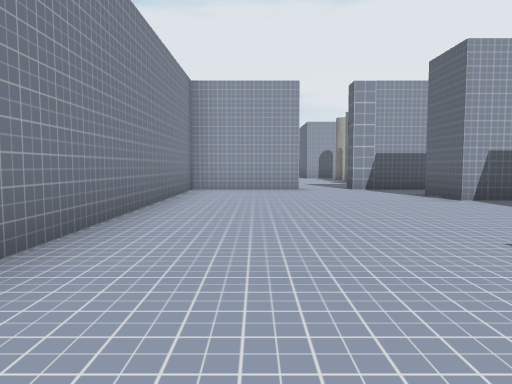
view 1 (above)

16 first-person views from a walk through a 3-D level made in the Unity game engine. The camera is 1.4 m above the floor, tilts 4° down and sees 70° across. The floor is counted in squares, 2.59 m on a side. Each view is taken from the middle of a square. On the plan, view 1 faces up. The plan holds only what a view shows up to about 10 squares ahead; the rest is blank. The place goes on beyond the plan. The player is left out. Some surface patterns are stand-ins.

view 2
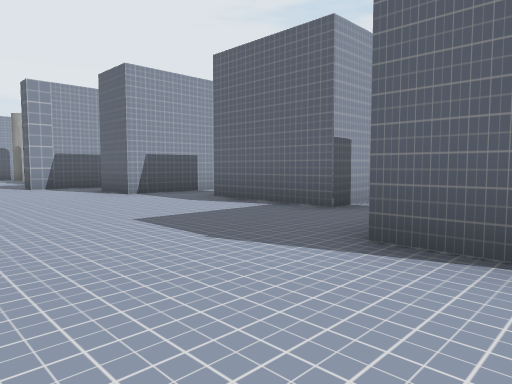

view 3
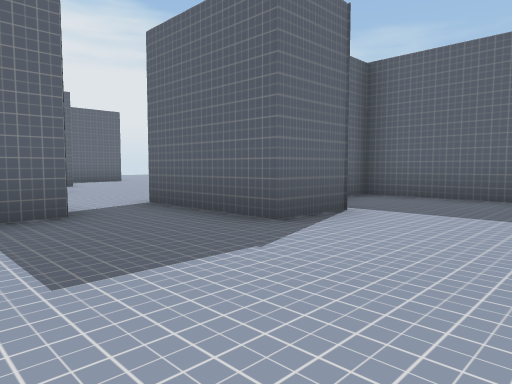

view 4
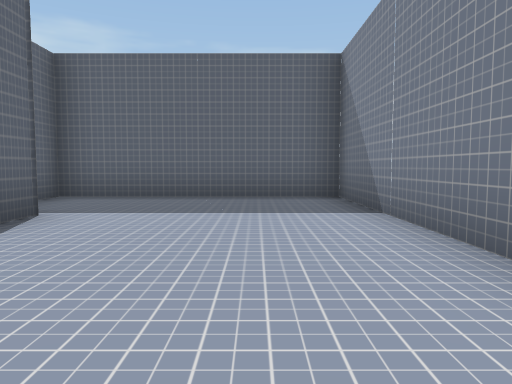

view 5
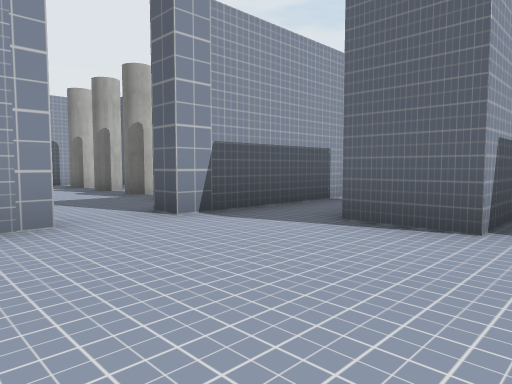

view 6
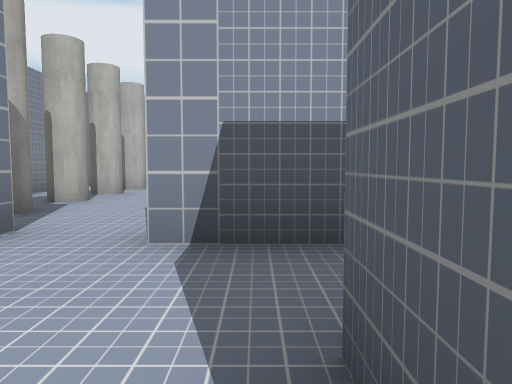

view 7
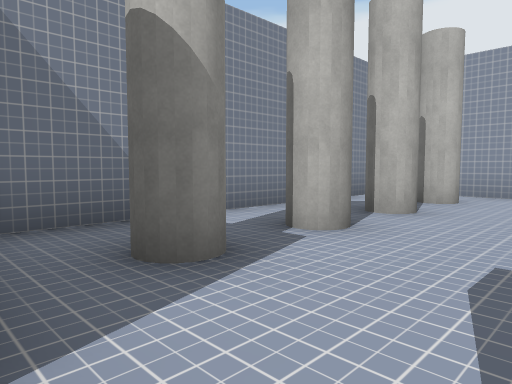

view 8
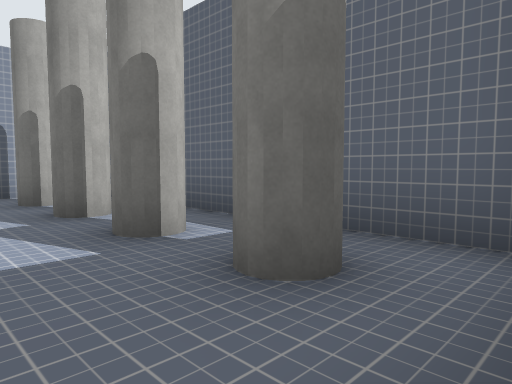

view 9
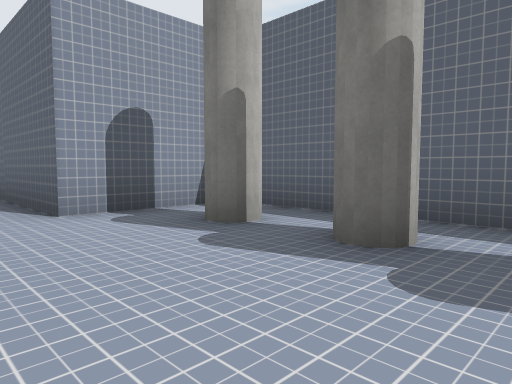

view 10
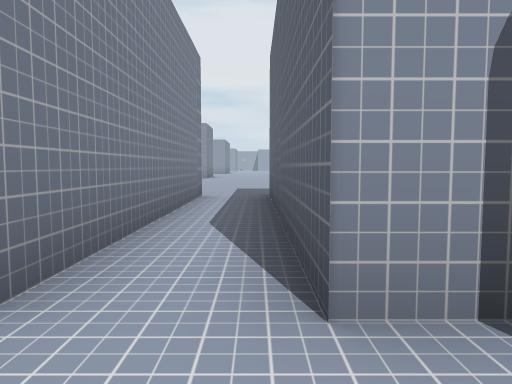

view 11
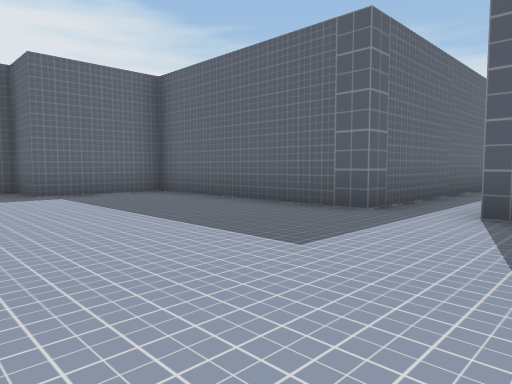

view 12
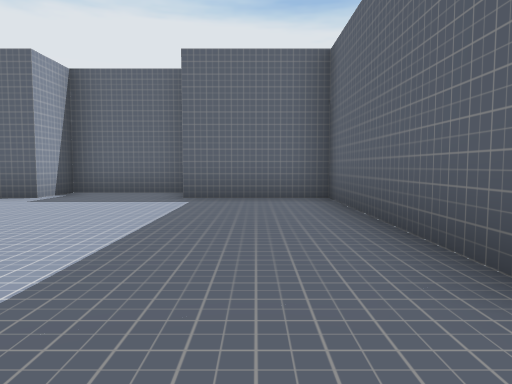

view 13
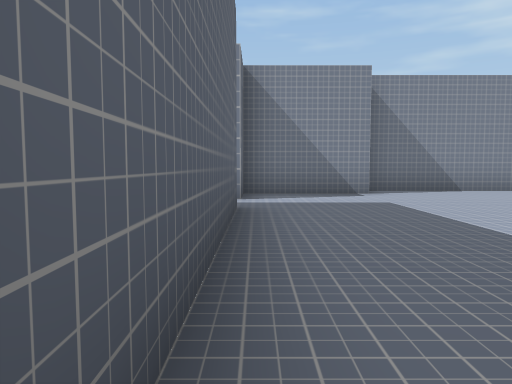

view 14
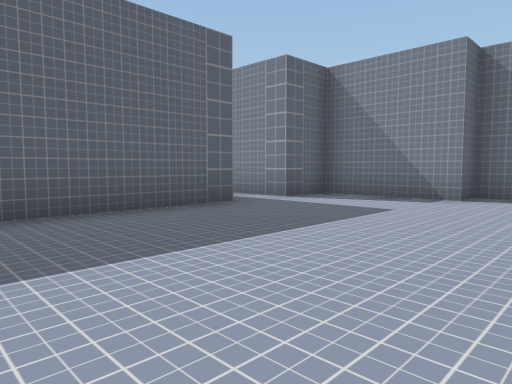

view 15
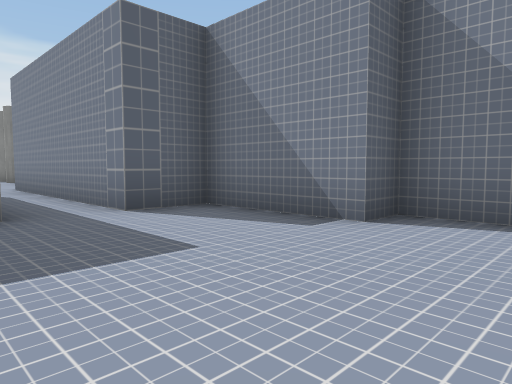

view 16
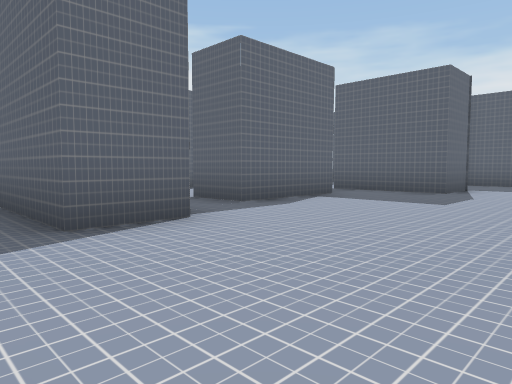

### Floor plan
Key: @ floor where view 1 was taken; # wall or solid block; . floor; O other object.
Columns run from 1 left of view 1 to 11 right of it. Each row starts with its distance up from view 1.
 26 #.........#
 25 #.........#
 24 #........##
 23 #........#
 22 ##O......#
 21   O.O#####
 20   #.#
 19   #.#
 18   #.#
 17   #.###
 16 ###...#
 15 ##..#.#
 14 #.....#
 13 ##..#.#
 12 ##..#.#
 11 #.....#
 10 ##..#.#
  9 ##O.O###
  8 #......
  7 #....##
  6 #....##
  5 #......
  4 #....##
  3 #....##
  2 #....##
  1 #........
  0 #@..###.....#
 -1 #...#   ....
 -2 #....
 -3 # ...#
 -4 ######

Positions as (right, up) in squares from view 1, and headings:
1: (0, 0), facing up
2: (0, -1), facing up-right
3: (0, 3), facing down-right
4: (0, 3), facing down
5: (0, 5), facing up-right
6: (3, 6), facing up
7: (2, 9), facing up-left
8: (2, 9), facing up-right
9: (1, 12), facing up-right
10: (2, 15), facing up
11: (0, 26), facing down-right
12: (1, 23), facing right
13: (7, 22), facing left
14: (6, 26), facing down-left
15: (3, 26), facing down-left
16: (0, 8), facing down-right
